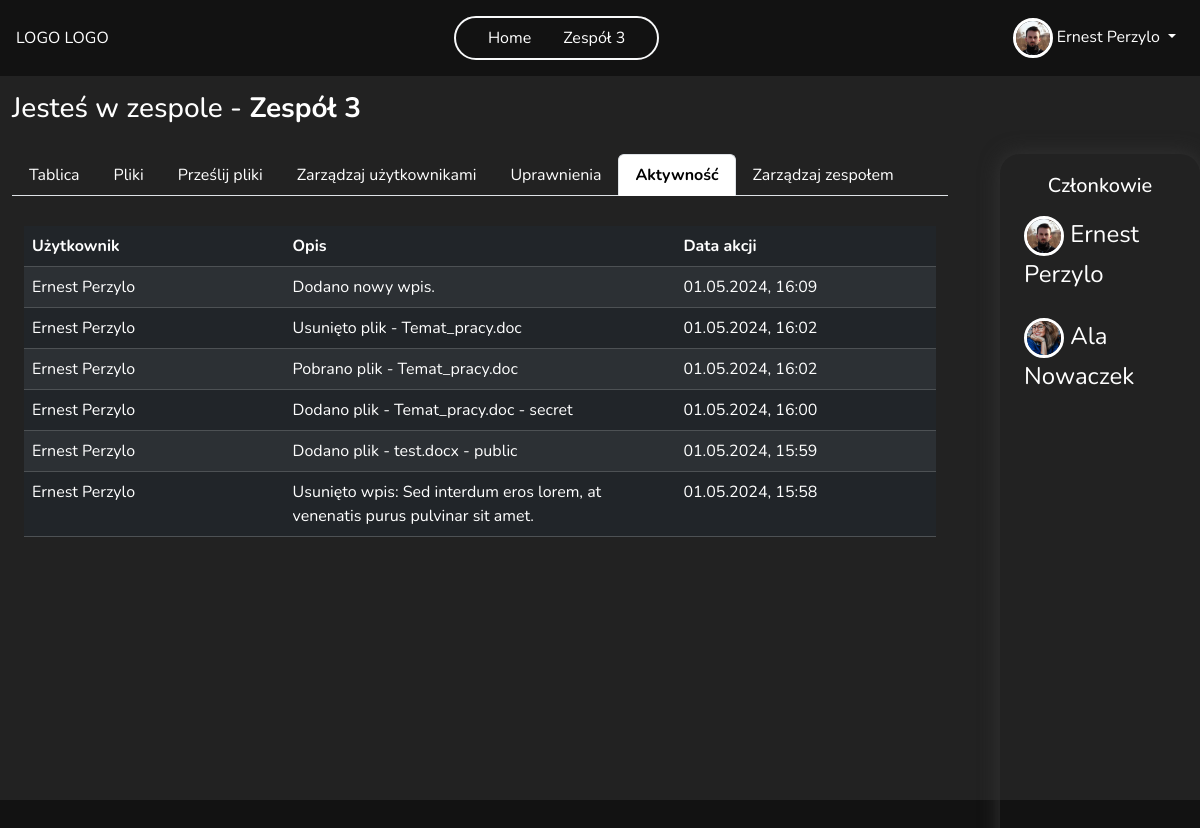
Page /team/5/logs (signed in) on the earlier database version.
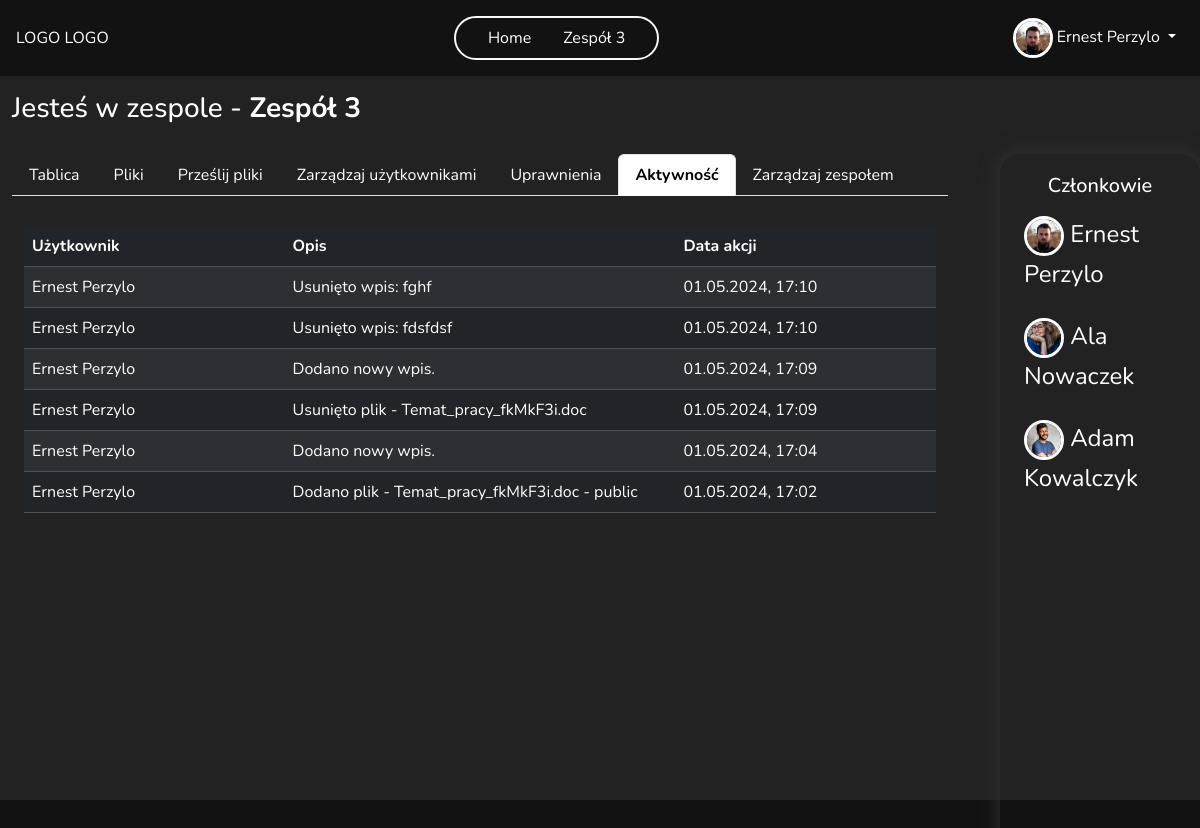
Same page on the later database version.
### main/models.py (models this page shows, shortened)
class Team(models.Model):
    name = models.CharField(max_length=255)
    founder = models.ForeignKey(User, on_delete=models.CASCADE, related_name='team_founder')
    members = models.ManyToManyField(User, through='TeamMembership', related_name='team_member', blank=True)
    key = models.OneToOneField(Key, on_delete=models.SET_NULL, null=True, blank=True, related_name='team_key', unique=True)
    def get_members(self):
        return TeamMembership.objects.filter(team=self)
    class Meta:
        permissions = [
            ("add_new_member", "Can add new team memeber"),
            ("delete_member", "Can delete team memeber"),
            ("manage_perms", "Can manage all permission in team"),
            ("view_logs", "Can see team logs")
        ]

class Profile(models.Model):
    user = models.OneToOneField(User, on_delete=models.CASCADE)
    image = models.ImageField(default='default.jpg', upload_to=UniqueFileName('profile_pics'))
    bio = models.TextField(max_length=500, blank=True, null=True)
    country = CountryField(default = 'PL')
    age = models.PositiveSmallIntegerField(blank=True, null=True)
    phone_number = models.CharField(max_length=20, blank=True, null=True)
    website = models.CharField(max_length=255, blank=True, null=True)
    last_password_change = models.DateTimeField(null=True, blank=True, default=timezone.now)

class TeamActivityLog(models.Model):
    user = models.ForeignKey(User, on_delete=models.CASCADE)
    action = models.CharField(max_length=150)
    timestamp = models.DateTimeField(default=timezone.now)
    team = models.ForeignKey(Team, on_delete=models.CASCADE)

class TeamMembership(models.Model):
    user = models.ForeignKey(User, on_delete=models.CASCADE)
    team = models.ForeignKey(Team, on_delete=models.CASCADE)
    groups = models.ManyToManyField(Group)
    def get_fullname_member(self):
        return f'{self.user.get_full_name()}'

### main/views.py (the view)
# urls.py: path('team/<int:id>/logs', views.team_logs, name='team_logs'),
@login_required
def team_logs(request, id):
    team, members = get_team_and_members(id)
    if request.user.is_authenticated:
        user = request.user
        user_permissions = get_user_perms(user, team)
    logs = TeamActivityLog.objects.filter(team=team).order_by('-timestamp')
    context = {'team':team, 'members':members, 'user_permissions':user_permissions, 'logs':logs}
    return render(request, 'teams/team_logs.html', context=context)

### main/context_processors.py (called while the page is built)
def user_teams(request):
    if request.user.is_authenticated:
        user_teams = Team.objects.filter(members = request.user)
    else:
        user_teams = None
    return {'user_teams':user_teams}

### main/permission_tools.py (called while the page is built)
def get_user_perms(user, team):
    team_membership = TeamMembership.objects.filter(user=user, team=team).first()
    user_permissions = []
    if team_membership:
        group = team_membership.groups.first()
        if group:
            user_permissions += list(group.permissions.values_list('codename', flat=True))
    return user_permissions

### main/views.py (called while the page is built)
def get_team_and_members(id):
    team = get_object_or_404(Team, pk=id)
    members = team.get_members()
    return team, members

### main/templates/teams/team_logs.html (shortened to what this page needs)
{% extends "teams/team_board.html" %}
{% load crispy_forms_tags %}
{% block navbar %}
    {% include 'main/navbar.html' %}
{% endblock navbar %}
{% block team-content %}
    <div class="container-fluid div-logs">
        <table class="table table-striped table-dark ">
            <thead>
              <tr>
                <th class="col-2" scope="col">Użytkownik</th>
                <th class="col-3" scope="col">Opis</th>
                <th class="col-2" scope="col">Data akcji</th>
              </tr>
            </thead>
            <tbody>
                {% for log in logs %}
                    <tr>
                    <td>{{log.user.get_full_name}}</td>
                    <td>{{log.action}}</td>
                    <td>{{log.timestamp|date:"d.m.Y"}}, {{log.timestamp|time:"H:i"}}</td>
                    </tr>
                {% endfor %}
            </tbody>
        </table>
    </div>
{% endblock %}

### main/templates/teams/team_board.html (shortened to what this page needs)
{% extends "main/base.html" %}
{% load crispy_forms_tags %}
{% block content %}
<div class="container-fluid team-container ">
  <h3 class="mt-3">Jesteś w zespole - <strong>{{team.name}}</strong> </h3>
    <div class="row ">
        <div class="col-10 team-col">
            <ul class="nav nav-tabs">
                <li class="nav-item">
                  <a class="nav-link" aria-current="page" href="{% url 'team_board' team.id %}">Tablica</a>
                </li>
                <li class="nav-item">
                  <a class="nav-link" href="{% url 'team_files' team.id %}">Pliki</a>
                </li>
                <li class="nav-item">
                  <a class="nav-link" href="{% url 'team_add_file' team.id %}">Prześlij pliki</a>
                </li>
                {% if 'delete_member' in user_permissions and 'add_new_member' in user_permissions %}
                  <li class="nav-item">
                    <a class="nav-link" href="{% url 'team_members' team.id %}">Zarządzaj użytkownikami</a>
                  </li>
                {% endif %}
                {% if 'manage_perms' in user_permissions %}
                  <li class="nav-item">
                    <a class="nav-link" href="{% url 'team_permission' team.id %}">Uprawnienia</a>
                  </li>
                {% endif %}
                {% if  'view_logs' in user_permissions %}
                <li class="nav-item">
                  <a class="nav-link" href="{% url 'team_logs' team.id %}">Aktywność</a>
                </li>
                {% endif %}
                {% if 'change_team' in user_permissions %}
                  <li class="nav-item">
                    <a class="nav-link" href="{% url 'team_manage' team.id %}">Zarządzaj zespołem</a>
                  </li>
                {% endif %}
              </ul>
            <div class="team-content">
              {% block team-content %}{% endblock team-content %}
            </div>
        </div>
        <div class="col-2 members-col" >
            <h5 class="text-center ">Członkowie</h5>
          {% for member in members %}
            <div class="row d-flex align-items-center ">
                <div class="member-name d-flex justify-content-between ">
                    <div>
                      <img src="{{ member.user.profile.image.url }}" class="rounded-circle img-profile">
                      {{member.get_fullname_member}}
                    </div>
                </div>
            </div>
          {% endfor %}
        </div>
    </div>
</div>
{% endblock content %}

### main/templates/main/base.html (shortened to what this page needs)
<!DOCTYPE html>
<html>
  <head>
    {% load static %}
    <link rel="stylesheet" href="{% static 'style/new.css' %}" />
    <link rel="stylesheet" href="{% static 'style/profile.css' %}" />
    <link rel="stylesheet" href="{% static 'style/team.css' %}" />
    <link href="https://cdn.jsdelivr.net/npm/bootstrap@5.3.2/dist/css/bootstrap.min.css" rel="stylesheet"/>
  </head>
  <body class="bg ">
    {% block navbar %}
    {% endblock navbar %}
    <div class=" main-container ">
      {% block content %}
      {% endblock %}
    </div>
  </body>
</html>

### main/templates/main/navbar.html (shortened to what this page needs)
<nav class="navbar navbar-expand-lg my-nav text-light justify-content-center position-relative p-3 z-3">
  <div class="d-flex justify-content-between w-100 align-items-center">
    <a class=" nav-link" href="/">LOGO LOGO</a>
    <ul class="navbar-nav mb-2 mb-lg-0 justify-content-center border border-2 border-light rounded-pill px-4 gap-3 ">
      <li class="nav-item">
        <a class="nav-link active" aria-current="page" href="{% url 'home' %}">Home</a>
      </li>
      {% if user_teams %}
        {% for team in user_teams %}
          <li class="nav-item">
            <a class="nav-link" href="{% url 'team_board' team.id %}">{{ team.name }}</a>
          </li>
        {% endfor %}
      {% endif %}
    </ul>
    <div class="navbar-nav ">
      {% if user.is_authenticated %}
          <div class="nav-item dropdown ml-auto">
            <a class="nav-link dropdown-toggle" href="#" role="button" data-bs-toggle="dropdown" aria-expanded="true">
              <img src="{{ user.profile.image.url }}" class="rounded-circle img-profile">
              {{ user.get_full_name }}
            </a>
          </div>
      {% else %}
      <a
        class="nav-link border border-2 border-light rounded-pill d-flex justify-content-center align-items-center gap-3 position-relative login-icon"
        href="{% url 'my-login' %}">Login<i class="fa-solid fa-user border border-2 border-light rounded-circle position-absolute button-icon"></i></a>
      {% endif %}
    </div>
  </div>
</nav>

### static/style/new.css (style rules this page uses)
* { padding: 0; margin: 0; box-sizing: border-box; font-family: 'Nunito', sans-serif; }
.bg { background-color: #121212 !important; color: white; }
.main-container { display: flex; justify-content: center; }
.navbar { height: 76px !important; }
.nav-link { color: white !important; }
.img-profile { width: 40px ; height: 40px; object-fit: cover; border: 3px solid white; }

### static/style/profile.css (style rules this page uses)
.text-light { color: #babbbc !important; }

### static/style/team.css (style rules this page uses)
.team-container { height: calc(100vh - 76px); background-color: #222222; }
.team-col { border-radius: 20px; width: 80% !important; margin-right: 40px; padding: 20px; }
.nav-tabs .nav-link.active { color: black !important; font-weight: 700 !important; }
.members-col { box-shadow: 0 0 20px rgb(52, 52, 52) !important; max-height: 780px !important; min-height: 780px !important; border-radius: 20px; padding: 20px; overflow:auto; margin-top: 20px !important; max-height: 670px !important; overflow-y: auto ; }
.members-col .row { margin: 10px 10px 10px 0; }
.member-name { font-size: 24px; width: auto; padding: 8px; position: relative; }
.nav-tabs { margin-bottom: 30px !important; }
.div-logs { height: 680px; overflow-y: auto; }

Differences in the rows shown:
removed TeamActivityLog: user.get_full_name "Ernest Perzylo", action "Dodano nowy wpis.", timestamp "01.05.2024", timestamp "16:09"
removed TeamActivityLog: user.get_full_name "Ernest Perzylo", action "Usunięto plik - Temat_pracy.doc", timestamp "01.05.2024", timestamp "16:02"
removed TeamActivityLog: user.get_full_name "Ernest Perzylo", action "Pobrano plik - Temat_pracy.doc", timestamp "01.05.2024", timestamp "16:02"
removed TeamActivityLog: user.get_full_name "Ernest Perzylo", action "Dodano plik - Temat_pracy.doc - secret", timestamp "01.05.2024", timestamp "16:00"
removed TeamActivityLog: user.get_full_name "Ernest Perzylo", action "Dodano plik - test.docx - public", timestamp "01.05.2024", timestamp "15:59"
removed TeamActivityLog: user.get_full_name "Ernest Perzylo", action "Usunięto wpis: Sed interdum eros lorem, at venenatis purus pulvinar sit amet.", timestamp "01.05.2024", timestamp "15:58"
added TeamActivityLog: user.get_full_name "Ernest Perzylo", action "Usunięto wpis: fghf", timestamp "01.05.2024", timestamp "17:10"
added TeamActivityLog: user.get_full_name "Ernest Perzylo", action "Usunięto wpis: fdsfdsf", timestamp "01.05.2024", timestamp "17:10"
added TeamActivityLog: user.get_full_name "Ernest Perzylo", action "Dodano nowy wpis.", timestamp "01.05.2024", timestamp "17:09"
added TeamActivityLog: user.get_full_name "Ernest Perzylo", action "Usunięto plik - Temat_pracy_fkMkF3i.doc", timestamp "01.05.2024", timestamp "17:09"
added TeamActivityLog: user.get_full_name "Ernest Perzylo", action "Dodano nowy wpis.", timestamp "01.05.2024", timestamp "17:04"
added TeamActivityLog: user.get_full_name "Ernest Perzylo", action "Dodano plik - Temat_pracy_fkMkF3i.doc - public", timestamp "01.05.2024", timestamp "17:02"
added TeamMembership: user.profile.image (picture), get_fullname_member "Adam Kowalczyk"
